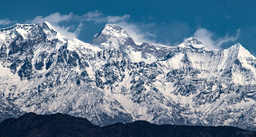
#> input picture Q4/nandadevi.png, 256 x 137 px, shrunk from 1500 x 804 before the run
$ python harris_shi-tomasi.py
#> lines starting #> are read from the running program, lines starting #| are printed output that depends on the picture
import numpy as np
import matplotlib.pyplot as plt
import os

def linear_interpolate(x, x0, x1, y0, y1):
    if x0 == x1:
        return float(y0)
    numerator = y0 * (x1 - x) + y1 * (x - x0)
    denominator = x1 - x0
    return numerator / denominator

def linear_interpolate_array(x, x0, x1, y0, y1):
    safe_denom = np.where(x0 == x1, 1.0, x1 - x0)
    res = (y0 * (x1 - x) + y1 * (x - x0)) / safe_denom
    return np.where(x0 == x1, y0, res)

def get_separable_gaussian(size=5, sigma=1.0):
    center = size // 2
    x = np.arange(-center, center + 1)
    g_1d = np.exp(-(x**2) / (2 * sigma**2))
    g_1d /= np.sum(g_1d)
    return g_1d.reshape(-1, 1), g_1d.reshape(1, -1)

def loop_convolution_separable(image, U, V):
    H, W = image.shape
    ku, kv = U.shape[0], V.shape[1]

    pad_vert = np.pad(image, ((ku//2, ku//2), (0, 0)), mode='edge')
    temp = np.zeros_like(image)
    for i in range(H):
        for j in range(W):
            temp[i, j] = np.sum(pad_vert[i:i+ku, j:j+1] * U)

    pad_horiz = np.pad(temp, ((0, 0), (kv//2, kv//2)), mode='edge')
    out = np.zeros_like(image)
    for i in range(H):
        for j in range(W):
            out[i, j] = np.sum(pad_horiz[i:i+1, j:j+kv] * V)
    return out

def compute_structure_tensor(gray_img, sigma=1.0):
    Ux, Vx = np.array([[1], [2], [1]], dtype=np.float32), np.array([[-1, 0, 1]], dtype=np.float32)
    Uy, Vy = np.array([[1], [0], [-1]], dtype=np.float32), np.array([[1, 2, 1]], dtype=np.float32)

    Ix = loop_convolution_separable(gray_img, Ux, Vx)
    Iy = loop_convolution_separable(gray_img, Uy, Vy)

    U_g, V_g = get_separable_gaussian(size=5, sigma=sigma)
    Sxx = loop_convolution_separable(Ix**2, U_g, V_g)
    Syy = loop_convolution_separable(Iy**2, U_g, V_g)
    Sxy = loop_convolution_separable(Ix*Iy, U_g, V_g)

    return Ix, Iy, Sxx, Syy, Sxy

def compute_eigenvalues(Sxx, Syy, Sxy):
    trace = Sxx + Syy
    delta = np.sqrt(np.maximum((Sxx - Syy)**2 + 4 * Sxy**2, 0))
    lambda_1 = (trace + delta) / 2.0
    lambda_2 = (trace - delta) / 2.0
    return lambda_1, lambda_2

def nms_2d_corners_fast(measure):
    pad = np.pad(measure, 1, mode='constant', constant_values=-np.inf)
    neighbors = np.stack([
        pad[:-2, :-2], pad[:-2, 1:-1], pad[:-2, 2:],
        pad[1:-1, :-2],                pad[1:-1, 2:],
        pad[2:, :-2],  pad[2:, 1:-1],  pad[2:, 2:]
    ])
    is_max = (measure > np.max(neighbors, axis=0)) & (measure > 0)
    return np.where(is_max, measure, 0)

def nms_interpolated(score, Ix, Iy):
    M, N = score.shape
    out = np.zeros((M, N), dtype=np.float32)

    v_norm = np.sqrt(Ix**2 + Iy**2) + 1e-8

    u_x = Ix / v_norm
    u_y = Iy / v_norm

    y, x = np.meshgrid(np.arange(1, M-1), np.arange(1, N-1), indexing='ij')

    u_y_in = u_y[1:-1, 1:-1]
    u_x_in = u_x[1:-1, 1:-1]
    score_in = score[1:-1, 1:-1]

    def get_interp(y_c, x_c):
        y0 = np.clip(np.floor(y_c).astype(int), 0, M-2)
        x0 = np.clip(np.floor(x_c).astype(int), 0, N-2)
        y1, x1 = y0 + 1, x0 + 1

        val_top = linear_interpolate_array(x_c, x0, x1, score[y0, x0], score[y0, x1])
        val_bottom = linear_interpolate_array(x_c, x0, x1, score[y1, x0], score[y1, x1])
        return linear_interpolate_array(y_c, y0, y1, val_top, val_bottom)

    score_plus_u = get_interp(y + u_y_in, x + u_x_in)
    score_minus_u = get_interp(y - u_y_in, x - u_x_in)

    keep = (score_in > score_plus_u) & (score_in > score_minus_u)
    out[1:-1, 1:-1][keep] = score_in[keep]

    return out

def morphological_dilation(binary_map, radius=2):
    if radius == 0: return binary_map
    out = binary_map.copy()
    H, W = binary_map.shape
    for dy in range(-radius, radius + 1):
        for dx in range(-radius, radius + 1):
            y_s = slice(max(0, dy), min(H, H + dy))
            x_s = slice(max(0, dx), min(W, W + dx))
            src_y_s = slice(max(0, -dy), min(H, H - dy))
            src_x_s = slice(max(0, -dx), min(W, W - dx))
            out[y_s, x_s] |= binary_map[src_y_s, src_x_s]
    return out

def run_harris(Ix, Iy, Sxx, Syy, Sxy, k_corner, c_thresh_frac, k_edge, e_thresh_frac):
    harris_c = (Sxx * Syy - Sxy**2) - k_corner * (Sxx + Syy)**2
    c_thresh_val = np.max(harris_c) * c_thresh_frac
    nms_corner = nms_2d_corners_fast(np.maximum(harris_c, 0))

    harris_e = (Sxx * Syy - Sxy**2) - k_edge * (Sxx + Syy)**2
    e_thresh_val = np.max(-harris_e) * e_thresh_frac
    nms_edge = nms_interpolated(np.maximum(-harris_e, 0), Ix, Iy)

    return {
        'C': harris_c,
        'nms_corner': nms_corner,
        'bin_corner': nms_corner > c_thresh_val,
        'nms_edge': nms_edge,
        'bin_edge': nms_edge > e_thresh_val
    }

def run_shi_tomasi(Sxx, Syy, Sxy, c_thresh_frac):
    lambda_1, lambda_2 = compute_eigenvalues(Sxx, Syy, Sxy)
    c_thresh_val = np.max(lambda_2) * c_thresh_frac
    nms_corner = nms_2d_corners_fast(lambda_2)

    return {
        'l1': lambda_1, 'l2': lambda_2,
        'nms_corner': nms_corner,
        'bin_corner': nms_corner > c_thresh_val
    }

if __name__ == "__main__":
    image_path = "nandadevi.png"

    HARRIS_K_CORNER = 0.08
    HARRIS_C_THRESH = 0.15
    HARRIS_K_EDGE = 0.08
    HARRIS_E_THRESH = 0.015
    SHI_C_THRESH = 0.25
    DOT_RADIUS = 2

    try:
        color_img = plt.imread(image_path)
#> color_img is the input picture: shape (137, 256, 3) float32; mean R, G, B 0.406, 0.497, 0.576
        if np.max(color_img) <= 1.0: color_img = (color_img * 255).astype(np.float32)
        if color_img.ndim == 2: color_img = np.stack((color_img,)*3, axis=-1)
        elif color_img.shape[2] == 4: color_img = color_img[..., :3]
        gray_img = np.dot(color_img, [0.299, 0.587, 0.114])

    except FileNotFoundError:
        print(f"Error: Could not find {image_path}")
        exit()

    print(f"Processing full resolution image ({gray_img.shape[0]}x{gray_img.shape[1]})...")
#> (printed output is left out)

    print("Computing Structure Tensors...")
    Ix, Iy, Sxx, Syy, Sxy = compute_structure_tensor(gray_img, sigma=1.0)
#> after the loop in loop_convolution_separable, `for i in range(H):`:
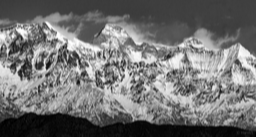
#> temp: shape (137, 256) float64; min 59.75, max 1017.6, mean 488.8; drawn with min black and max white
#> after the loop in loop_convolution_separable (call 4), `for i in range(H):`:
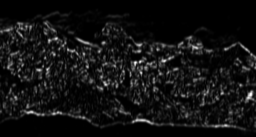
#> temp: shape (137, 256) float64; min 0.106, max 275739.8, mean 20167.7; drawn with min black and max white
#> after the loop in loop_convolution_separable (call 5), `for i in range(H):`:
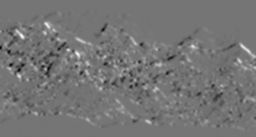
#> out: shape (137, 256) float64; min -113173.9, max 133270.5, mean 8.8; drawn with min black and max white

    print("Running Detectors...")
    harris = run_harris(Ix, Iy, Sxx, Syy, Sxy, HARRIS_K_CORNER, HARRIS_C_THRESH, HARRIS_K_EDGE, HARRIS_E_THRESH)
#> in run_harris, `harris_c = (Sxx * Syy - Sxy**2) - k_corner * (Sxx + Syy)**2`:
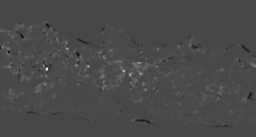
#> harris_c: shape (137, 256) float64; min -5.37e+09, max 1.37e+10, mean 147661530.2; drawn with min black and max white
#> in run_harris, `c_thresh_val = np.max(harris_c) * c_thresh_frac`: c_thresh_val = 2.06e+09
#> in nms_2d_corners_fast, `is_max = (measure > np.max(neighbors, axis=0)) & (measure > 0)`:
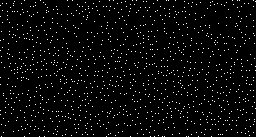
#> is_max: shape (137, 256) bool; 3.2% white in thin lines or dots
#> in run_harris, `e_thresh_val = np.max(-harris_e) * e_thresh_frac`: e_thresh_val = 80559933.3
#> in get_interp, `y0 = np.clip(np.floor(y_c).astype(int), 0, M-2)`:
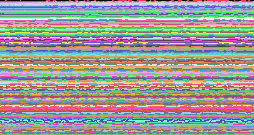
#> y0: shape (135, 254) int64; 136 distinct labels, from 0 to 135; one colour per label, 0 black
#> in get_interp, `y1, x1 = y0 + 1, x0 + 1`: y1: shape (135, 254) int64; 136 distinct labels, from 1 to 136
#> in linear_interpolate_array, `safe_denom = np.where(x0 == x1, 1.0, x1 - x0)`: safe_denom: shape (135, 254) float64; every value is 1
#> in get_interp (call 2), `y0 = np.clip(np.floor(y_c).astype(int), 0, M-2)`:
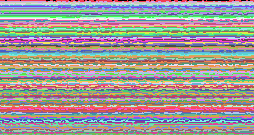
#> y0: shape (135, 254) int64; 136 distinct labels, from 0 to 135; one colour per label, 0 black
#> harris = 5 items
    shi = run_shi_tomasi(Sxx, Syy, Sxy, SHI_C_THRESH)
#> in run_shi_tomasi, `c_thresh_val = np.max(lambda_2) * c_thresh_frac`: c_thresh_val = 28047.6
#> shi = 4 items

    print(f"Applying manual morphological dilation (Radius={DOT_RADIUS}) for overlays...")
    over_har_corn, over_shi_corn, over_har_edge = color_img.copy(), color_img.copy(), color_img.copy()

    over_har_corn[morphological_dilation(harris['bin_corner'], radius=DOT_RADIUS)] = [255, 0, 0]
    over_shi_corn[morphological_dilation(shi['bin_corner'], radius=DOT_RADIUS)] = [255, 0, 0]
    over_har_edge[morphological_dilation(harris['bin_edge'], radius=1)] = [0, 255, 0]

    displays = [
        (color_img.astype(np.uint8), "1 Input Image Color", None),
        (shi['l1'], "2 Largest Eval lambda1", 'viridis'),
        (shi['l2'], "3 Shi Tomasi Eval lambda2", 'viridis'),
        (harris['C'], "4 Harris Measure C", 'coolwarm'),
        (harris['nms_corner'], "5a NMS Harris Corners", 'hot'),
        (shi['nms_corner'], "5b NMS Shi Tomasi Corners", 'hot'),
        (harris['bin_corner'], "6a Binary Harris Corners", 'gray'),
        (shi['bin_corner'], "6b Binary Shi Tomasi Corners", 'gray'),
        (over_har_corn.astype(np.uint8), "7a Overlaid Harris Corners Color", None),
        (over_shi_corn.astype(np.uint8), "7b Overlaid Shi Tomasi Corners Color", None),
        (harris['nms_edge'], "8 NMS Harris Edges", 'hot'),
        (harris['bin_edge'], "9 Binary Harris Edges", 'gray'),
        (over_har_edge.astype(np.uint8), "10 Overlaid Harris Edges Color", None)
    ]

    out_dir = "corner_edge_outputs"
    os.makedirs(out_dir, exist_ok=True)
    print(f"Saving outputs to '{out_dir}/'...")

    for data, title, cmap in displays:
        safe_name = "".join(c for c in title if c.isalnum() or c == ' ').strip()
        filename = f"{out_dir}/{safe_name.replace(' ', '_')}.png"
        vmin, vmax = (0, 1) if 'Binary' in title else (None, None)
        plt.imsave(filename, data, cmap=cmap, vmin=vmin, vmax=vmax)
#> this loop made 13 passes
#> (title, cmap) on passes 1 to 12: ('1 Input Image Color', None), ('2 Largest Eval lambda1', 'viridis'), ('3 Shi Tomasi Eval lambda2', 'viridis'), ('4 Harris Measure C', 'coolwarm'), ('5a NMS Harris Corners', 'hot'), ('5b NMS Shi Tomasi Corners', 'hot'), ('6a Binary Harris Corners', 'gray'), ('6b Binary Shi Tomasi Corners', 'gray'), ('7a Overlaid Harris Corners Color', None), ('7b Overlaid Shi Tomasi Corners Color', None), ('8 NMS Harris Edges', 'hot'), ('9 Binary Harris Edges', 'gray')

    print("Execution complete.")

$ run again, with Q4/paithaniCorner.png copied over Q4/nandadevi.png
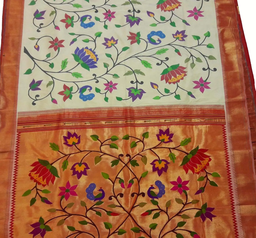
#> input picture Q4/paithaniCorner.png, 256 x 238 px, shrunk from 1719 x 1600 before the run
#> color_img is the input picture: shape (238, 256, 3) float32; mean R, G, B 0.648, 0.46, 0.343
#> (printed output is left out)
#> pad_vert: shape (242, 256) float64
#> pad_horiz: shape (238, 260) float64
#> in run_harris, `c_thresh_val = np.max(harris_c) * c_thresh_frac`: c_thresh_val = 812289512
#> in nms_2d_corners_fast, `is_max = (measure > np.max(neighbors, axis=0)) & (measure > 0)`:
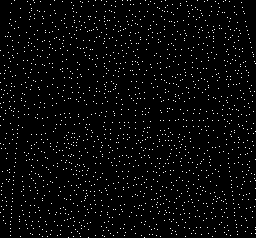
#> is_max: shape (238, 256) bool; 2.8% white in thin lines or dots
#> e_thresh_val = 200152399.1
#> y0: shape (236, 254) int64; 237 distinct labels, from 0 to 236
#> y1: shape (236, 254) int64; 237 distinct labels, from 1 to 237
#> safe_denom: shape (236, 254) float64; every value is 1
#> in get_interp (call 2), `y0 = np.clip(np.floor(y_c).astype(int), 0, M-2)`:
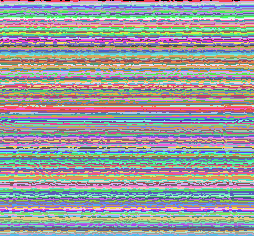
#> y0: shape (236, 254) int64; 237 distinct labels, from 0 to 236; one colour per label, 0 black
#> harris = 5 items
#> in run_shi_tomasi, `c_thresh_val = np.max(lambda_2) * c_thresh_frac`: c_thresh_val = 19520.8
#> shi = 4 items
#> the loop `for data, title, cmap in displays:` made 13 passes
#> (title, cmap) on passes 1 to 8: ('1 Input Image Color', None), ('2 Largest Eval lambda1', 'viridis'), ('3 Shi Tomasi Eval lambda2', 'viridis'), ('4 Harris Measure C', 'coolwarm'), ('5a NMS Harris Corners', 'hot'), ('5b NMS Shi Tomasi Corners', 'hot'), ('6a Binary Harris Corners', 'gray'), ('6b Binary Shi Tomasi Corners', 'gray')
